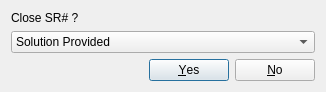
<?xml version="1.0" encoding="UTF-8"?>
<ui version="4.0">
 <class>CloseDialog</class>
 <widget class="QDialog" name="CloseDialog">
  <property name="geometry">
   <rect>
    <x>0</x>
    <y>0</y>
    <width>326</width>
    <height>85</height>
   </rect>
  </property>
  <property name="windowTitle">
   <string>Close SR</string>
  </property>
  <property name="windowIcon">
   <iconset resource="../kueue.qrc">
    <normaloff>:/icons/app/kueue32.png</normaloff>:/icons/app/kueue32.png</iconset>
  </property>
  <layout class="QGridLayout" name="gridLayout">
   <item row="0" column="0">
    <widget class="QLabel" name="closeLabel">
     <property name="text">
      <string>Close SR# ?</string>
     </property>
    </widget>
   </item>
   <item row="1" column="0">
    <widget class="QComboBox" name="closeCombo">
     <item>
      <property name="text">
       <string>Solution Provided</string>
      </property>
     </item>
     <item>
      <property name="text">
       <string>Solution Presumed</string>
      </property>
     </item>
     <item>
      <property name="text">
       <string>No Charge Cancelled</string>
      </property>
     </item>
     <item>
      <property name="text">
       <string>No Charge Refunded</string>
      </property>
     </item>
     <item>
      <property name="text">
       <string>No Charge Awaiting Engineering</string>
      </property>
     </item>
     <item>
      <property name="text">
       <string>Awaiting Engineering</string>
      </property>
     </item>
    </widget>
   </item>
   <item row="2" column="0">
    <widget class="QDialogButtonBox" name="buttonBox">
     <property name="orientation">
      <enum>Qt::Horizontal</enum>
     </property>
     <property name="standardButtons">
      <set>QDialogButtonBox::No|QDialogButtonBox::Yes</set>
     </property>
    </widget>
   </item>
  </layout>
 </widget>
 <resources>
  <include location="../kueue.qrc"/>
 </resources>
 <connections>
  <connection>
   <sender>buttonBox</sender>
   <signal>accepted()</signal>
   <receiver>CloseDialog</receiver>
   <slot>accept()</slot>
   <hints>
    <hint type="sourcelabel">
     <x>248</x>
     <y>254</y>
    </hint>
    <hint type="destinationlabel">
     <x>157</x>
     <y>274</y>
    </hint>
   </hints>
  </connection>
  <connection>
   <sender>buttonBox</sender>
   <signal>rejected()</signal>
   <receiver>CloseDialog</receiver>
   <slot>reject()</slot>
   <hints>
    <hint type="sourcelabel">
     <x>316</x>
     <y>260</y>
    </hint>
    <hint type="destinationlabel">
     <x>286</x>
     <y>274</y>
    </hint>
   </hints>
  </connection>
 </connections>
</ui>
